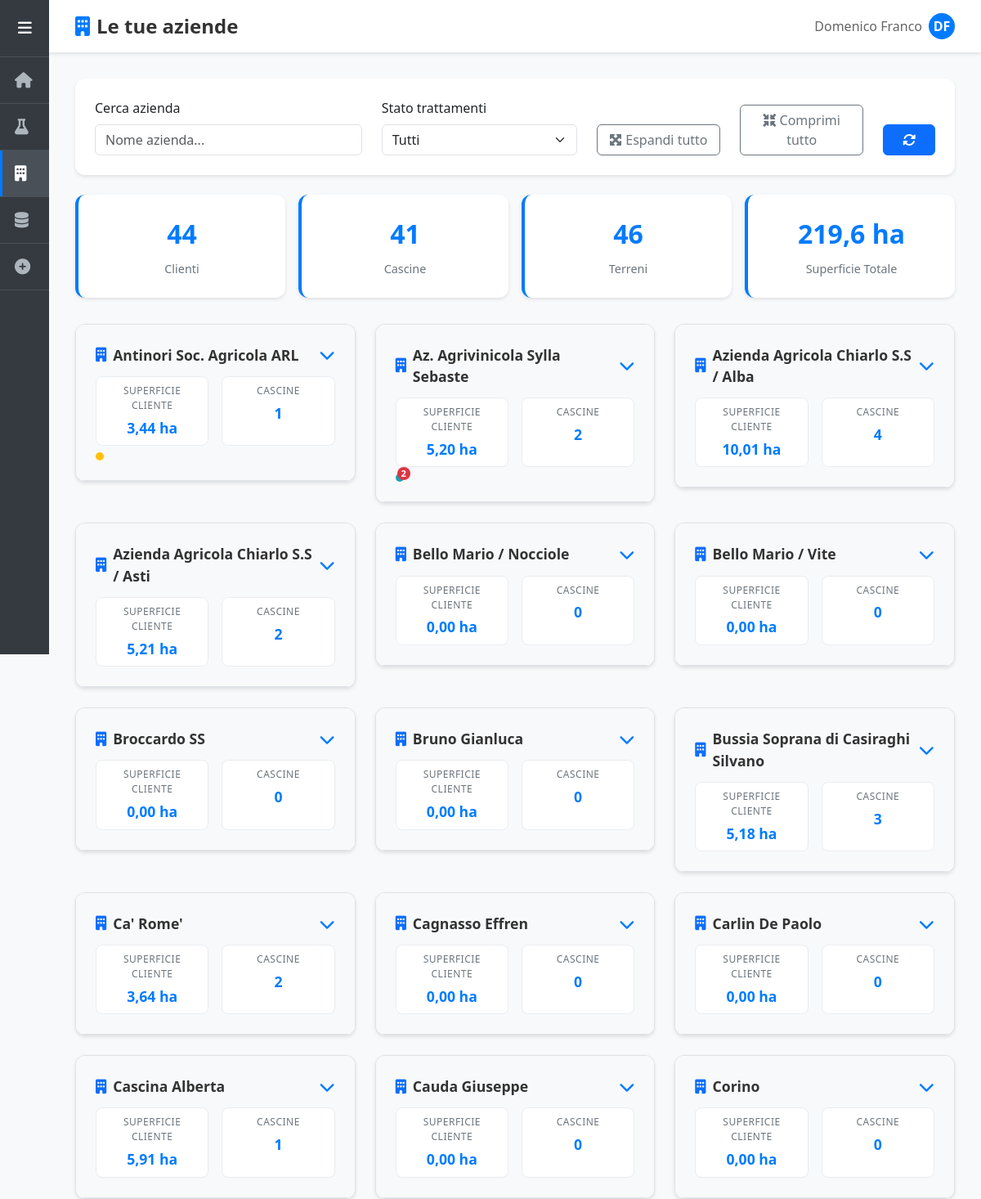
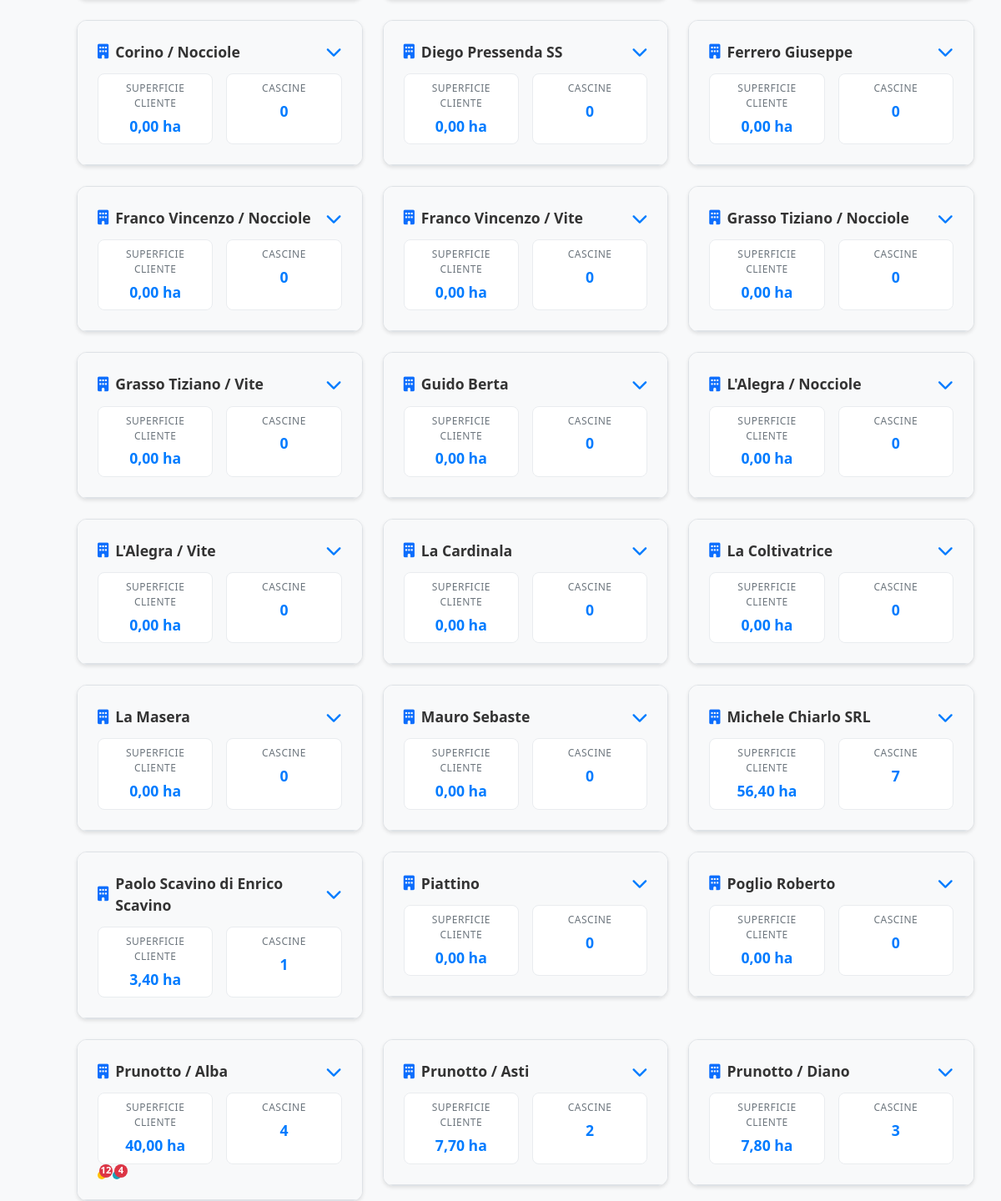
The app's page /aziende/ (upper part), older data (2 pictures, top to bottom).
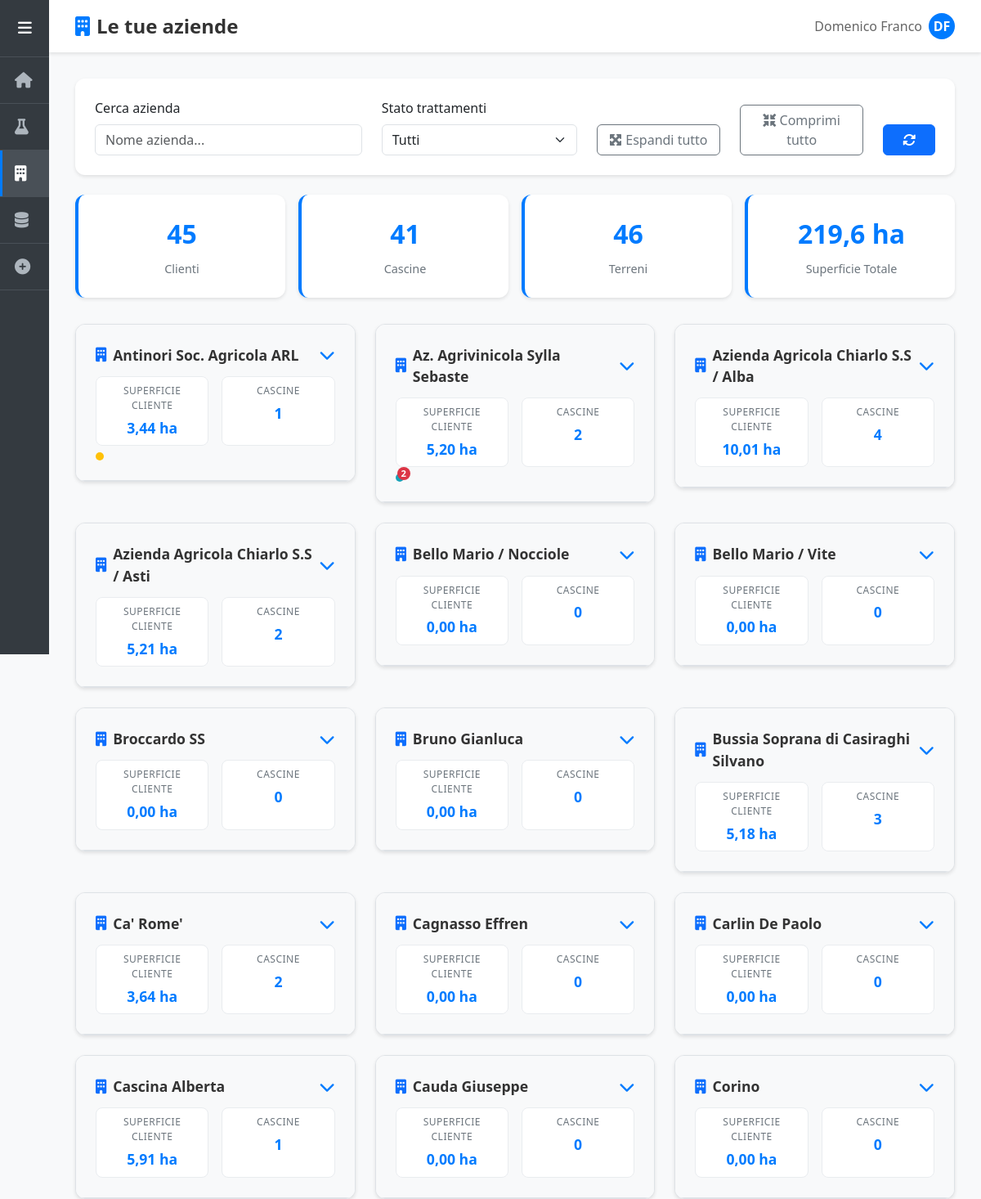
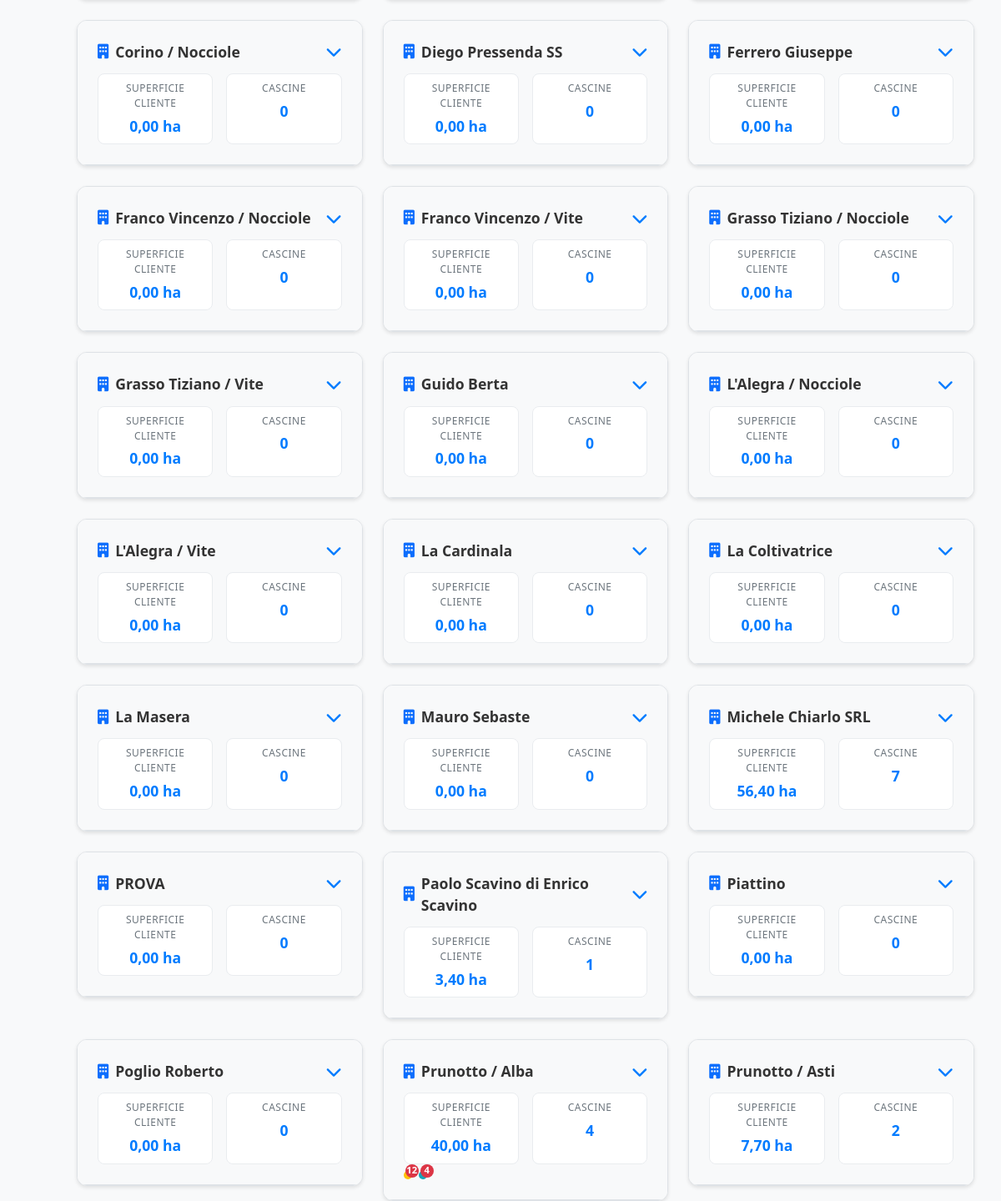
The same page, newer data (2 pictures, top to bottom).
### domenico/models.py (models this page shows, shortened)
class Cliente(models.Model):
    nome = models.CharField(max_length=200)
    creato_il = models.DateTimeField(auto_now_add=True)

### domenico/views.py (the view)
# urls.py: path('aziende/', views.aziende, name='aziende'),
def aziende(request):
    from django.db.models import Sum, Count, Q
    clienti = Cliente.objects.prefetch_related(
        'cascine__terreni',
        'cascine__contoterzista',
        'trattamenti'
    ).annotate(
        superficie_totale=Sum('cascine__terreni__superficie'),
        trattamenti_programmati=Count(
            'trattamenti',
            filter=Q(trattamenti__stato='programmato')
        ),
        trattamenti_comunicati=Count(
            'trattamenti',
            filter=Q(trattamenti__stato='comunicato')
        )
    ).order_by('nome')
    aziende_tree = []
    for cliente in clienti:
        cliente_data = {
            'id': cliente.id,
            'nome': cliente.nome,
            'superficie_totale': cliente.superficie_totale or 0,
            'trattamenti_programmati': cliente.trattamenti_programmati,
            'trattamenti_comunicati': cliente.trattamenti_comunicati,
            'cascine': []
        }
        for cascina in cliente.cascine.all():
            superficie_cascina = sum(terreno.superficie for terreno in cascina.terreni.all())
            cascina_data = {
                'id': cascina.id,
                'nome': cascina.nome,
                'superficie_totale': superficie_cascina,
                'contoterzista': cascina.contoterzista.nome if cascina.contoterzista else None,
                'terreni': list(cascina.terreni.all())
            }
            cliente_data['cascine'].append(cascina_data)
        aziende_tree.append(cliente_data)
    context = {
        'aziende_tree': aziende_tree,
    }
    return render(request, 'aziende.html', context)

### domenico/templatetags/aziende_extras.py (called while the page is built)
@register.filter
def total_cascine(aziende_tree):
    total = 0
    for cliente in aziende_tree:
        total += len(cliente['cascine'])
    return total

@register.filter
def total_terreni(aziende_tree):
    total = 0
    for cliente in aziende_tree:
        for cascina in cliente['cascine']:
            total += len(cascina['terreni'])
    return total

@register.filter
def total_superficie(aziende_tree):
    total = 0
    for cliente in aziende_tree:
        total += float(cliente['superficie_totale'] or 0)
    return round(total, 2)

### domenico/templates/aziende.html (shortened to what the changed rows need)
{% extends 'base.html' %}
{% load aziende_extras %}
{% block page_title %}Le tue aziende{% endblock %}
{% block page_icon %}<i class="fas fa-building"></i>{% endblock %}
{% block content %}
{% if aziende_tree %}
<div class="summary-cards">
    <div class="summary-card">
        <div class="number">{{ aziende_tree|length }}</div>
        <div class="label">Clienti</div>
    </div>
    <div class="summary-card">
        <div class="number">{{ aziende_tree|total_cascine }}</div>
        <div class="label">Cascine</div>
    </div>
    <div class="summary-card">
        <div class="number">{{ aziende_tree|total_terreni }}</div>
        <div class="label">Terreni</div>
    </div>
    <div class="summary-card">
        <div class="number">{{ aziende_tree|total_superficie|floatformat:1 }} ha</div>
        <div class="label">Superficie Totale</div>
    </div>
</div>
{% endif %}
<div class="aziende-container" id="aziendeContainer">
    {% if aziende_tree %}
        {% for cliente in aziende_tree %}
        <div class="azienda-card"
             data-azienda="{{ cliente.nome|lower }}"
             data-programmati="{{ cliente.trattamenti_programmati }}"
             data-comunicati="{{ cliente.trattamenti_comunicati }}">
            <div class="azienda-header" onclick="toggleAzienda({{ cliente.id }})">
                <div class="azienda-title">
                    <i class="fas fa-building text-primary me-2"></i>
                    {{ cliente.nome }}
                    <i class="fas fa-chevron-down expand-icon" id="icon-{{ cliente.id }}"></i>
                </div>
                <div class="azienda-info">
                    <div class="info-item">
                        <div class="info-label">Superficie Cliente</div>
                        <div class="info-value">{{ cliente.superficie_totale|floatformat:2 }} ha</div>
                    </div>
                    <div class="info-item">
                        <div class="info-label">Cascine</div>
                        <div class="info-value">{{ cliente.cascine|length }}</div>
                    </div>
                </div>
            </div>
        </div>
        {% endfor %}
    {% endif %}
</div>
{% endblock %}

Row changes from the older to the newer data that the page shows:
no longer on this page (row unchanged): Cliente: nome "Prunotto / Diano"
added Cliente: nome "PROVA"
Text that changed along with them:
{{ aziende_tree|length }}: "44" → "45"
new list line: "SUPERFICIE CLIENTE 0,00 ha CASCINE 0"
list line gone: "SUPERFICIE CLIENTE 7,80 ha CASCINE 3"
